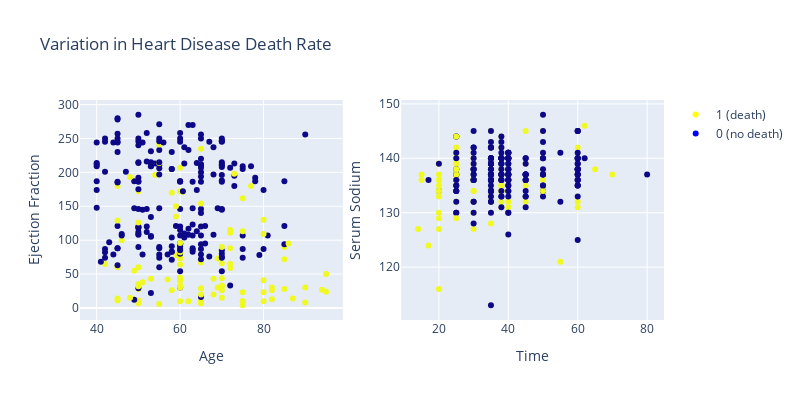

The cell this chart's notebook holds for it:
### Code cell
import plotly.graph_objects as go
fig = plotly.subplots.make_subplots(
rows=1, cols=2
)

fig.add_trace(
    go.Scatter(x=heart_group2["age"],y=heart_group2['time'],mode='markers',
    marker=dict(
            color=heart_group2['DEATH_EVENT']),
        line=dict(color="#003366",width=1),showlegend=False),
    row=1, col=1
)

fig.add_trace(
    go.Scatter(x=heart_group2['ejection_fraction'],y=heart_group2['serum_sodium'],mode='markers',
    marker=dict(
            color=heart_group2['DEATH_EVENT']),
        line=dict(color="#FF6600",width=1),showlegend=False),
    row=1, col=2
)

fig.add_trace(go.Scatter(y=[None], mode='markers',
                         marker=dict(color='yellow'),
                         name='1 (death)',
                         ))

fig.add_trace(go.Scatter(y=[None], mode='markers',
                         marker=dict(color='blue'),
                         name='0 (no death)',
                         ))

# Update xaxis properties
fig.update_xaxes(title_text="Age", range=[36, 99], row=1, col=1)
fig.update_xaxes(title_text="Time", row=1, col=2)

# Update yaxis properties
fig.update_yaxes(title_text="Ejection Fraction", row=1, col=1)
fig.update_yaxes(title_text="Serum Sodium", row=1, col=2)
# fig.update_yaxes(title_text="yaxis 2 title", range=[40, 80], row=1, col=2)
# Update title and height
fig.update_layout(height=400, width=800, title_text="Variation in Heart Disease Death Rate")
output_file="app/static/baseimage.svg"
fig.write_image(output_file,width=1200,engine="kaleido")
fig.show()

### Figure 1 — Plotly figure (JSON) as saved in the notebook; plotly's stock layout.template omitted (floating-point values rounded to 4 significant figures; data arrays with more than 128 entries replaced by an {"elided": "..."} marker saying what was removed)
{"data": [{"line": {"color": "#003366", "width": 1}, "marker": {"color": {"elided": "299 int values"}}, "mode": "markers", "showlegend": false, "type": "scatter", "x": {"elided": "299 float values"}, "xaxis": "x", "y": {"elided": "299 int values"}, "yaxis": "y"}, {"line": {"color": "#FF6600", "width": 1}, "marker": {"color": {"elided": "299 int values"}}, "mode": "markers", "showlegend": false, "type": "scatter", "x": {"elided": "299 int values"}, "xaxis": "x2", "y": {"elided": "299 int values"}, "yaxis": "y2"}, {"marker": {"color": "yellow"}, "mode": "markers", "name": "1 (death)", "type": "scatter", "y": [null]}, {"marker": {"color": "blue"}, "mode": "markers", "name": "0 (no death)", "type": "scatter", "y": [null]}], "layout": {"height": 400, "title": {"text": "Variation in Heart Disease Death Rate"}, "width": 800, "xaxis": {"anchor": "y", "domain": [0, 0.45], "range": [36, 99], "title": {"text": "Age"}}, "xaxis2": {"anchor": "y2", "domain": [0.55, 1], "title": {"text": "Time"}}, "yaxis": {"anchor": "x", "domain": [0, 1], "title": {"text": "Ejection Fraction"}}, "yaxis2": {"anchor": "x2", "domain": [0, 1], "title": {"text": "Serum Sodium"}}}}
